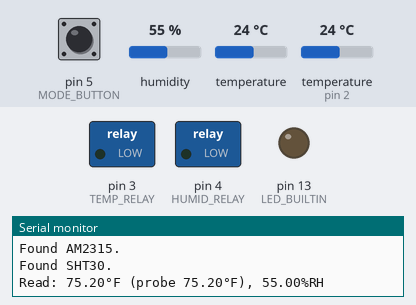
Simulated run of this sketch. Board: Arduino Uno, built with avr-gcc and run on an emulated ATmega328P. Parts: switched loads named in the sketch (green lamp = pin HIGH), output pins drawn as LEDs (lit = HIGH), the last lines printed to the serial monitor. Dashed ring = blinking. Inputs (shaded band) come from the test bench; at power-on: pin 5 (MODE_BUTTON) HIGH, humidity 55 %, temperature 24 °C, temperature (sensor on pin 2) 24 °C.

Above: at 1.3 s.
1.4 s: pin 5 (MODE_BUTTON) pulled LOW for 2.7 s
At 3.62 s:
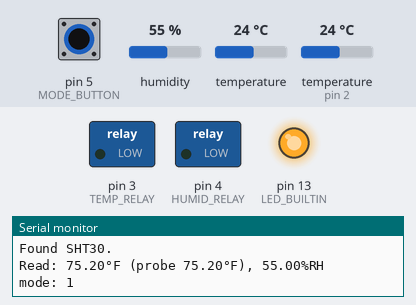
5.6 s: pin 5 (MODE_BUTTON) pulled LOW for 2.7 s
At 7.67 s:
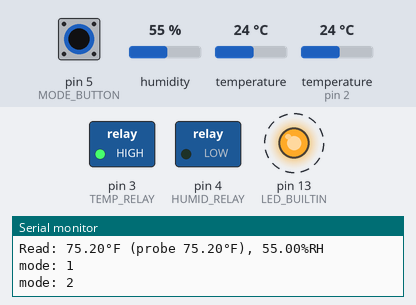
At 8.3 s:
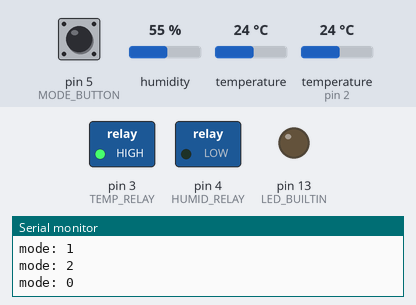
Timing chart, 0 to 9.8 s (numbered marks = the images above; inputs shaded):
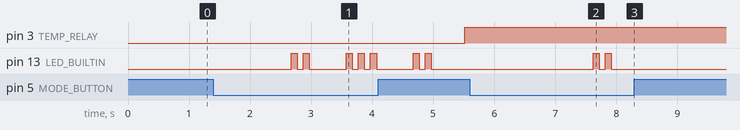

Measured:
- after the input at 1.4 s, pin 3 (TEMP_RELAY): LOW → HIGH after 4.1 s; pin 13 (LED_BUILTIN): LOW → HIGH after 1.3 s, then repeats every 1.1 s: LOW 0.10 s, HIGH 0.10 s, LOW 0.60 s, HIGH 0.10 s, LOW 0.10 s, HIGH 0.10 s
- after the input at 5.6 s, pin 13 (LED_BUILTIN): alternates HIGH for 0.10 s and LOW for 0.10 s, 4 changes in all, then stays LOW, starting after 2.0 s

The sketch:

framvekst.ino
```cpp
// (licence header left out)
#include <Adafruit_SHT31.h>
#include <Adafruit_AM2315.h>
#include <OneWire.h>

/* This could be bigger, but it's the IDE default, and doing anything at all
 * in the IDE is unpleasant, so... eh. */
#define BAUD 9600

/* Customize your wiring here if needed. */
typedef enum {
    /* Pins 0 and 1 mirror serial with USB. */
    SERIAL_TX = 0,
    SERIAL_RX = 1,

    ONEWIRE_PIN = 2,
    TEMP_RELAY = 3,
    HUMID_RELAY = 4,
    MODE_BUTTON = 5,

    /* LED_BUILTIN = 13, */

    SDA_PIN = 18,
    SCL_PIN = 19,
} pin;

#define COFF(a) (((float)(a) - 32) * 5) / 9

/* Careful with these.  There needs to be defined band for the system to coast
 * between.  While this is all floating point, sensor precision is a concern:
 * the DS18B20 claims ±0.5C, the SHT30 ±0.2C, and the AM2315 ±0.1C. */
struct {
    float low;
    float high;
    bool debug;
} modes[] = {
    /* Be verbose - Arduino toolchain lacks full designated initializers. */
    { /* start in debug */
        .low = NAN,
        .high = NAN,
        .debug = true,
    },
    { /* sourdough bread */
        .low = COFF(72),
        .high = COFF(75),
        .debug = false,
    },
    { /* vegan yogurt */
        .low = COFF(107),
        .high = COFF(110),
        .debug = false,
    },
};
uint8_t mode = 0; /* incremented by button push */
float low;
float high;
bool debug;

/* If you're choosing between the AM2315 and the SHT30, my preference was for
 * the SHT30, since the AM2315's humidity readings were consistently 10%
 * higher than all of: the SHT30, my humidifer, and my standalone
 * hygrometer.  Spec on all of these is ±2%, as it happens. */
Adafruit_AM2315 am2315;
bool am2315_found = false;

/* If you experience difficulty with the SHT30, note that its data and clock
 * wire colors are the reverse of the AM2315.  That is to say, WHITE is
 * data, while YELLOW is clock. */
Adafruit_SHT31 sht30; /* Yes, this is correct. */
bool sht30_found = false;

/* Why bother with this one if it doesn't have humidity?  Well, it has a
 * food-safe probe. */
#define DS18B20_MEASURE 0x44
#define DS18B20_READ 0xBE
uint8_t ds18b20_addr[8];
OneWire onewire(ONEWIRE_PIN);
bool ds18b20_found = false;

bool temp_relay_off = true;
bool humid_relay_off = true;

static inline float fofc(float celsius) {
    return (9 * celsius) / 5 + 32;
}

/* Assumes temp sensor is already selected and ready.  I don't really see
 * much purpose in the checksuming, so I don't bother. */
static inline float ds18b20_get_temp() {
    uint8_t buf[9];
    int16_t temp_raw;

    /* Request measurement. */
    onewire.reset();
    onewire.select(ds18b20_addr);
    onewire.write(DS18B20_MEASURE); /* No parasite because why. */

    /* Read scratchpad. */
    onewire.reset();
    onewire.select(ds18b20_addr);
    onewire.write(DS18B20_READ);

    onewire.read_bytes(buf, sizeof(buf));

    /* High five bits of buf[1] are all sign... supposedly. */
    temp_raw = ((buf[1] & 0x87) << 8) | buf[0];

    return ((float)temp_raw) / 16;
}

/* "On" and "off" are wiring conventions.  "Off" is the state the relay is in
 * when the control pin is disconnected. */
static inline void relay_off(pin pin, bool *relay_off) {
    if (!*relay_off) {
        digitalWrite(pin, LOW);
        *relay_off = true;
    }
}

static inline void relay_on(pin pin, bool *relay_off) {
    if (*relay_off) {
        digitalWrite(pin, HIGH);
        *relay_off = false;
    }
}

void setup(void) {
    pinMode(TEMP_RELAY, OUTPUT);
    pinMode(HUMID_RELAY, OUTPUT);

    pinMode(MODE_BUTTON, INPUT_PULLUP);

    pinMode(LED_BUILTIN, OUTPUT);

    Serial.begin(BAUD);
    while (!Serial) {
        delay(100);
    }

    Serial.println("Console connected");

    if (!onewire.search(ds18b20_addr)) {
        Serial.println("No 1wire devices found.");
    } else {
        ds18b20_found = true;
        Serial.println("Found DS18B20.");

        /* First temperature reading can be garbage. */
        (void)ds18b20_get_temp();
    }

    if (!am2315.begin()) {
        Serial.println("Did not find AM2315!");
    } else {
        am2315_found = true;
        Serial.println("Found AM2315.");
    }

    if (!sht30.begin()) {
        Serial.println("Couldn't find SHT30!");
    } else {
        sht30_found = true;
        Serial.println("Found SHT30.");
    }

    if (!sht30_found && !am2315_found) {
        Serial.println("No humidistats found - disabling humidity control");

        if (!ds18b20_found) {
            Serial.println("No themostats either?  Life is meaningless");
            while (1) {
                delay(1000);
            }
        }
    }

    low = modes[mode].low;
    high = modes[mode].high;
    debug = modes[mode].debug;
}

/* Get the best possible readings out of the system, but don't be too picky. */
static inline void take_readings(float *t_out, float *h_out, float *t_probe_out) {
    *t_out = *h_out = *t_probe_out = NAN;

    if (sht30_found) {
        *t_out = sht30.readTemperature();
        *h_out = sht30.readHumidity();
    }
    if (am2315_found && (isnan(*t_out) || isnan(*h_out))) {
        if (!am2315.readTemperatureAndHumidity(t_out, h_out)) {
            /* Set them to known-failed values, and allow for the ds18b20. */
            *t_out = *h_out = NAN;
        }
    }

    if (ds18b20_found) {
        *t_probe_out = ds18b20_get_temp();
        if (isnan(*t_out)) {
            *t_out = *t_probe_out;
        }
    }
}

static inline void log_readings(float t, float h, float t_probe) {
    if (!debug) {
        return;
    }

    Serial.print("Read: ");
    Serial.print(fofc(t));
    Serial.print("°F (probe ");
    Serial.print(fofc(t_probe));
    Serial.print("°F), ");
    Serial.print(h);
    Serial.println("%RH");
}

static inline void flash(void) {
    digitalWrite(LED_BUILTIN, LOW);
    delay(100);
    digitalWrite(LED_BUILTIN, HIGH);
    delay(100);
    digitalWrite(LED_BUILTIN, LOW);
}

void loop(void) {
    float t, h, t_probe;

    if (digitalRead(MODE_BUTTON) == LOW) {
        flash();
        flash();
        mode++;
        if (mode >= sizeof(modes) / sizeof(*modes)) {
            mode = 0;
        }
        Serial.print("mode: ");
        Serial.println(mode);
        low = modes[mode].low;
        high = modes[mode].high;
        debug = modes[mode].debug;
        delay(500);
        for (unsigned char i = 0; i < mode; i++) {
            flash();
        }
        return; /* continue */
    }

    digitalWrite(LED_BUILTIN, LOW);
    delay(500);

    take_readings(&t, &h, &t_probe);
    log_readings(t, h, t_probe);
    if (!isnan(t)) {
        if (t < low && temp_relay_off) {
            relay_on(TEMP_RELAY, &temp_relay_off);
        } else if (t > high && !temp_relay_off) {
            relay_off(TEMP_RELAY, &temp_relay_off);
        }
    } else {
        digitalWrite(LED_BUILTIN, HIGH);
    }

    delay(2000); /* Need >2s between loop iterations for sensors. */
}

/* Local variables: */
/* c-basic-offset: 4 */
/* indent-tabs-mode: nil */
/* End: */
```
